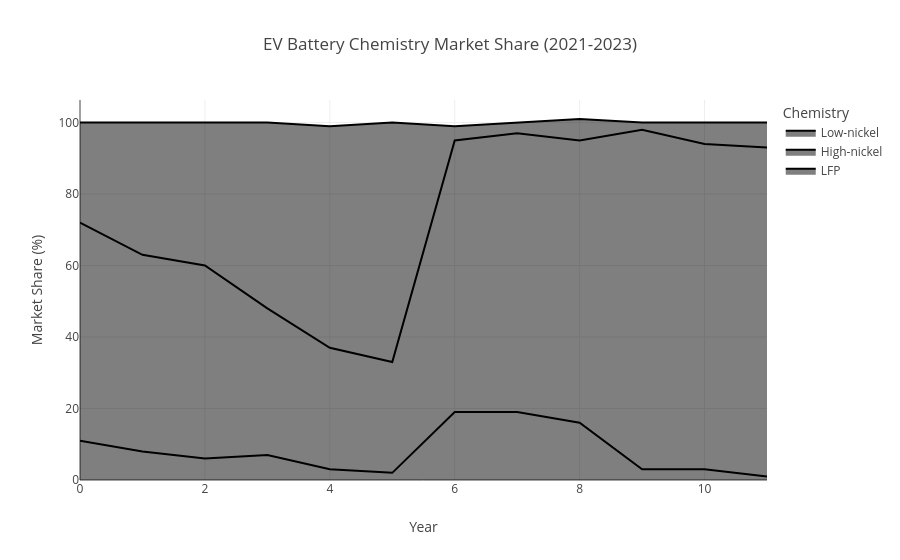

Write notebook code for a chart like this one.
### Code cell
from os import sep
import pandas as pd
import plotly.express as px
from streamlit import header

df = pd.read_csv('sustainability_platform/data/share-of-battery-capacity-of-electric-vehicle-sales-by-chemistry-and-region-2021-2023.csv', 
                 sep=';', 
                 skiprows=3)  # Skip metadata rows
# Clean column names
df.columns = ['Year', 'Low-nickel', 'High-nickel', 'LFP']

# Melt data for Plotly
melted_df = df.melt(id_vars='Year', 
                    var_name='Chemistry', 
                    value_name='Market Share')

# Create visualization
fig = px.area(melted_df, 
              x='Year', 
              y='Market Share', 
              color='Chemistry',
              title="EV Battery Chemistry Market Share (2021-2023)")
fig.update_layout(yaxis_title="Market Share (%)")
fig.show()

### Figure 1 — Plotly figure (JSON) as saved in the notebook; plotly's stock layout.template omitted (floating-point values rounded to 4 significant figures)
{"data": [{"fillpattern": {"shape": ""}, "hovertemplate": "Chemistry=Low-nickel<br>Year=%{x}<br>Market Share=%{y}<extra></extra>", "legendgroup": "Low-nickel", "line": {"color": "#000001"}, "marker": {"symbol": "circle"}, "mode": "lines", "name": "Low-nickel", "orientation": "v", "showlegend": true, "stackgroup": "1", "type": "scatter", "x": [0, 1, 2, 3, 4, 5, 6, 7, 8, 9, 10, 11], "xaxis": "x", "y": [11, 8, 6, 7, 3, 2, 19, 19, 16, 3, 3, 1], "yaxis": "y"}, {"fillpattern": {"shape": ""}, "hovertemplate": "Chemistry=High-nickel<br>Year=%{x}<br>Market Share=%{y}<extra></extra>", "legendgroup": "High-nickel", "line": {"color": "#000002"}, "marker": {"symbol": "circle"}, "mode": "lines", "name": "High-nickel", "orientation": "v", "showlegend": true, "stackgroup": "1", "type": "scatter", "x": [0, 1, 2, 3, 4, 5, 6, 7, 8, 9, 10, 11], "xaxis": "x", "y": [61, 55, 54, 41, 34, 31, 76, 78, 79, 95, 91, 92], "yaxis": "y"}, {"fillpattern": {"shape": ""}, "hovertemplate": "Chemistry=LFP<br>Year=%{x}<br>Market Share=%{y}<extra></extra>", "legendgroup": "LFP", "line": {"color": "#000003"}, "marker": {"symbol": "circle"}, "mode": "lines", "name": "LFP", "orientation": "v", "showlegend": true, "stackgroup": "1", "type": "scatter", "x": [0, 1, 2, 3, 4, 5, 6, 7, 8, 9, 10, 11], "xaxis": "x", "y": [28, 37, 40, 52, 62, 67, 4, 3, 6, 2, 6, 7], "yaxis": "y"}], "layout": {"legend": {"title": {"text": "Chemistry"}, "tracegroupgap": 0}, "title": {"text": "EV Battery Chemistry Market Share (2021-2023)"}, "xaxis": {"anchor": "y", "domain": [0, 1], "title": {"text": "Year"}}, "yaxis": {"anchor": "x", "domain": [0, 1], "title": {"text": "Market Share (%)"}}}}
